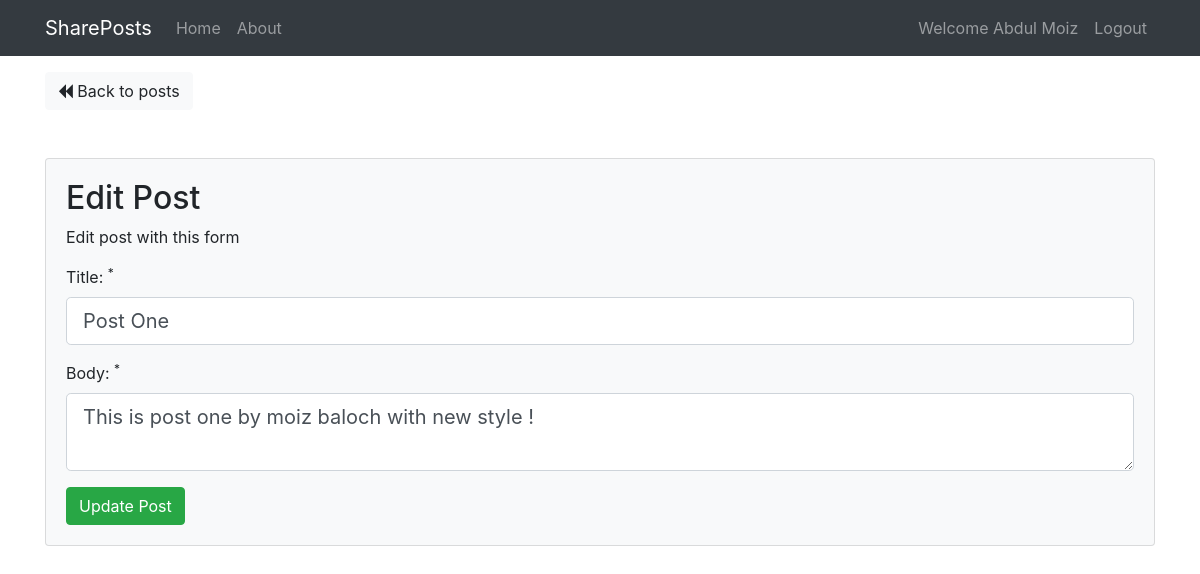
Page /posts/edit/3 (signed in) on the committed database.
### tables this page shows
CREATE TABLE `posts` (
  `id` int(11) NOT NULL,
  `user_id` int(11) NOT NULL,
  `title` varchar(255) NOT NULL,
  `body` text NOT NULL,
  `created_at` datetime NOT NULL DEFAULT CURRENT_TIMESTAMP
);

### app/libraries/Core.php (called while the page is built, shortened)
<?php
 class Core {
     protected $currentMethod = 'index';
     public function __construct()
     {
        $url = $this->getUrl();
        if(file_exists('../app/controllers/' . ucwords($url[0]). '.php'))
        {
            unset($url[0]);
        }
        $this->currentController = new $this->currentController;
        if(isset($url[1]))
        {
            if(method_exists($this->currentController, $url[1]))
            {
                $this->currentMethod = $url[1];
                unset($url[1]);
            }
        }
        $this->params = $url ? array_values($url) : [];
        call_user_func_array([$this->currentController, $this->currentMethod], $this->params);
     }
    public function getUrl()
    {
        if(isset($_GET['url']))
        {
            $url = rtrim($_GET['url'], '/');
            $url = filter_var($url, FILTER_SANITIZE_URL);
            $url = explode('/', $url);
            return $url;
        }
    }
}

### public/index.php (called while the page is built, shortened)
<?php
    $init = new Core;

### app/libraries/Database.php (called while the page is built, shortened)
<?php
  class Database
  {
      private $host   = DB_HOST;
      private $user   = DB_USER;
      private $pass   = DB_PASS;
      private $dbname = DB_NAME;
      private $dbh;
      private $stmt;
      public function __construct()
      {
        $dsn = 'mysql:host=' . $this->host . ';dbname=' . $this->dbname;
        $options = array(
            PDO::ATTR_PERSISTENT =>true,
            PDO::ATTR_ERRMODE => PDO::ERRMODE_EXCEPTION
        );
        try{
            $this->dbh = new PDO($dsn, $this->user, $this->pass, $options);
        }catch(PDOException $e){
            $this->error = $e->getMessage();
            echo $this->error;
        }
      }
      public function query($sql)
      {
          $this->stmt = $this->dbh->prepare($sql);
      }
      public function bind($param, $value, $type = null)
      {
          if(is_null($type))
          {
            switch(true)
            {
                default:
                  $type = PDO::PARAM_STR;
            }
          }
          $this->stmt->bindValue($param, $value, $type);
      }
      public function execute()
      {
          return $this->stmt->execute();
      }
      public function single()
      {
          $this->execute();
          return $this->stmt->fetch(PDO::FETCH_OBJ);
      }
  }

### app/models/Post.php (called while the page is built, shortened)
<?php
    class Post
    {
        private $db;
        public function __construct()
        {
            $this->db = new Database;
        }
        public function getPostById($id)
        {
            $this->db->query('SELECT* FROM posts WHERE id = :id');
            $this->db->bind(':id', $id);
            $row = $this->db->single();
            return $row;
        }
    }

### app/views/posts/edit.php (the view, shortened to what this page needs)
<?php require APPROOT . '/views/inc/header.php'; ?>
    <a class="btn btn-light" href="<?php echo URLROOT; ?>/posts"><i class="fa fa-backward"></i> Back to posts</a>
    <div class="card card-body bg-light mt-5">
        <h2>Edit Post</h2>
        <p>Edit post with this form</p>
        <form action="<?php echo URLROOT; ?>/posts/edit/<?php echo $data['id'] ?>" method="POST">
            <div class="form-group">
                <label for="title">Title: <sup>*</sup></label>
                <input type="text" name="title" class="form-control form-control-lg <?php echo (!empty($data['title_err'])) ? 'is-invalid' : ''; ?>" value="<?php echo $data['title']; ?>">
            </div>
            <div class="form-group">
                <label for="body">Body: <sup>*</sup></label>
                <textarea name="body" class="form-control form-control-lg <?php echo (!empty($data['body_err'])) ? 'is-invalid' : ''; ?>"><?php echo $data['body']; ?></textarea>
            </div>
            <input type="submit" value="Update Post" class="btn btn-success">
        </form>
    </div>
<?php require APPROOT . '/views/inc/footer.php'; ?>

### rows in the picture
posts: title "Post One", body "This is post one by moiz baloch with new style !"

### other values in the picture
SITENAME "SharePosts"
$_SESSION['user_name'] "Abdul Moiz"
